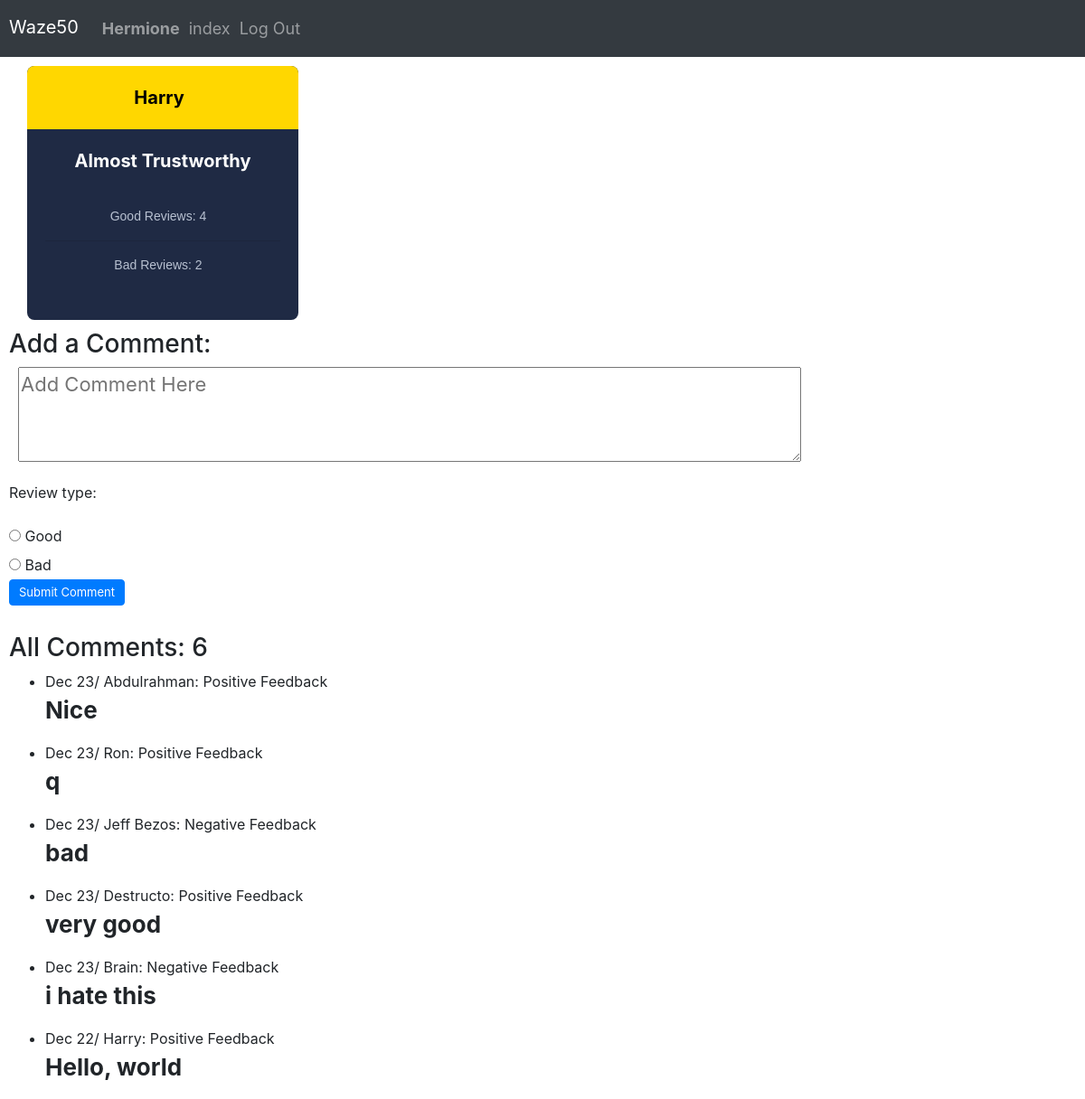
The page /profile/Harry/ (signed in) on the database its author committed.
### Capstone/models.py (models this page shows, shortened)
class User(AbstractUser):
    pass

class Profile(models.Model):
    user = models.OneToOneField(User, on_delete=models.CASCADE)

class Comment(models.Model):
    date = models.DateTimeField(default=datetime.datetime.now)
    comments = models.TextField()
    user = models.ForeignKey(User, on_delete=models.CASCADE)
    profile = models.ForeignKey(Profile, on_delete=models.CASCADE)
    review_type = models.CharField(max_length=10, choices=[('Good', 'Good'), ('Bad', 'Bad')])

### Capstone/views.py (the view)
# urls.py: path("profile/<str:username>/", views.profile_page, name="profile"),
@login_required
def profile_page(request, username):
    try:
        user = User.objects.get(username=username)
        profile = Profile.objects.get(user=user)
    except User.DoesNotExist:
        return JsonResponse({"error": "username not found."}, status=404)
    has_commented = Comment.objects.filter(user=request.user, profile=profile).exists()
    if request.method == "POST":
        if 'submit_comment' in request.POST:
            comment_form = CommentForm(request.POST)
            if comment_form.is_valid():
                comment = comment_form.save(commit=False)
                comment.user = request.user
                comment.profile = profile
                comment.review_type = request.POST.get('review_type')
                comment.save()
                messages.success(request, "Thank you for the review!")
                return HttpResponseRedirect(reverse("profile", args=[username]))
    else:
        if not has_commented:
           comment_form = CommentForm()
        else:
            comment_form = None
    Profile.objects.get_or_create(user=user)
    comment_count = Comment.objects.filter(profile=profile).count()
    good_review_count = Comment.objects.filter(profile=profile, review_type='Good').count()
    bad_reviews_count = Comment.objects.filter(profile=profile, review_type='Bad').count()
    comments = Comment.objects.filter(profile=profile).order_by('-date')
    total_reviews = good_review_count + bad_reviews_count
    if total_reviews > 0:
        good_review_percentage = (good_review_count / total_reviews) * 100
    else:
       good_review_percentage = 0
    return render(request, "Capstone/profile.html", {
        "profile": profile,
        "comment_form": comment_form,
        "comment_count": comment_count,
        "good_review_count": good_review_count,
        'bad_reviews_count': bad_reviews_count,
        "comments": comments,
        "current_user": request.user,
        "good_review_percentage": good_review_percentage,
    })

### Capstone/forms.py
class CommentForm(forms.ModelForm):
    REVIEW_CHOICES = [
        ('Good', 'Good'),
        ('Bad', 'Bad'),
    ]
    review_type = forms.ChoiceField(choices=REVIEW_CHOICES, widget=forms.RadioSelect)
    class Meta:
        model = Comment
        fields = ['comments']
        labels = {
            'comments': '',
            }
        widgets = {
            'comments': forms.Textarea(attrs={'placeholder': 'Add Comment Here',
                                                 'cols': 60, 'rows': 3,
                                                 'style':'font-size: 22px; position: relative; left: 10px;'
                                                 }),
        }

### Capstone/templates/Capstone/profile.html (shortened to what this page needs)
{% extends "Capstone/layout.html" %}
{% load static %}
{% block body %}
<div class="reputation">
    <div class="basic-header">{{ profile.user.username }}</div>
        <div class="review">
            {% if good_review_percentage >= 99 %}
               <p>Perfect Score</p>
            {% elif good_review_percentage >= 80 %}
               <p>Trustworthy</p>
            {% elif good_review_percentage >= 60 %}
               <p>Almost Trustworthy</p>
            {% elif good_review_percentage >= 45 %}
               <p>Mixed</p>
            {% elif good_review_percentage >= 1 %}
               <p>Dont Trust Him</p>
            {% else %}
               <p>No Reviews</p>
            {% endif %}
        </div>
        <ul class="count">
            <li> Good Reviews: {{ good_review_count }}</li>
            <hr>
            <li> Bad Reviews: {{ bad_reviews_count }}</li>
        </ul>
    </div>
</div>
{% if profile.user != current_user %}
    {% if comment_form %}
        <div id="C-form">
            <h3>Add a Comment:</h3>
            <form method="post">
                {{ comment_form.as_p }}
                <button id="submit2" class="btn btn-primary" type="submit"  name="submit_comment">Submit Comment</button>
            </form>
        </div>
    {% else %}
        <h5 id="already">You have already reviewed this person.</h5>
    {% endif %}
{% endif %}
<div id="C-section">
    <h3>All Comments: {{ comment_count }}</h3>
        <ul>
            {% for comment in comments %}
                <li>{{ comment.date|date:"M j" }}/  <span>{{ comment.user }}:
                        {% if comment.review_type == 'Good' %}
                            Positive Feedback
                        {% else %}
                            Negative Feedback
                        {% endif %}
                    </span>
                    <p style="font-weight: bold; font-size: 26px;">{{  comment.comments  }} </p>
                </li>
            {% endfor %}
        </ul>
</div>
{% endblock %}

### Capstone/templates/Capstone/layout.html (shortened to what this page needs)
{% load static %}
<!DOCTYPE html>
<html lang="en">
    <head>
        <link rel="stylesheet" href="https://stackpath.bootstrapcdn.com/bootstrap/4.4.1/css/bootstrap.min.css">
        <link href="{% static 'Capstone/index.css' %}" rel="stylesheet">
        <link href="{% static 'Capstone/LLRR.css' %}" rel="stylesheet">
        <link href="{% static 'Capstone/profile.css' %}" rel="stylesheet">
    </head>
    <body>
        <nav id="navbar" class="navbar-dark bg-dark">
            <ul class="navbar-nav flex-row flex-wrap">
                <a class="navbar-brand brand-size" href="{% url 'index' %}">Waze50</a>
                    {% if user.is_authenticated %}
                        <li class="nav-item">
                            <a class="nav-link" href="{% url 'profile' username=user.username %}"><strong>{{ user.username }}</strong></a>
                        </li>
                    {% endif %}
                        <li class="nav-item">
                            <a class="nav-link" href="{% url 'index' %}">index</a>
                        </li>
                    {% if user.is_authenticated %}
                        <li class="nav-item">
                            <a class="nav-link" href="{% url 'logout' %}">Log Out</a>
                        </li>
                    {% endif %}
            </ul>
        </nav>
        <div class="body">
            {% block body %}
            {% endblock %}
    </body>
</html>

### Capstone/static/capstone/index.css (style rules this page uses)
.btn { padding: 4px 10px; font-size: 13px; }

### Capstone/static/capstone/LLRR.css (style rules this page uses)
#navbar { padding: 10px; font-size: 18px; }
#navbar ul { gap: 10px; }
.brand-size { font-size: 20px; }

### Capstone/static/capstone/profile.css (style rules this page uses)
.reputation { margin-top: 10px; text-align: center; position: relative; overflow: hidden; left: 30px; background-color: #1f2a44; color: #fff; border-radius: 8px; width: 300px; padding: 20px; display: flex; flex-direction: column; }
.basic-header { background-color: #ffd700; color: #000000; font-size: 20px; font-weight: bold; text-align: center; padding: 20px 40px; position: relative; right: 30px; bottom: 20px; width: 120%; }
.review { font-size: 20px; font-weight: bold; color: white; margin-bottom: 20px; }
.reputation ul { list-style: none; margin-bottom: 20px; }
.reputation ul li { position: relative; right: 10px; font-size: 14px; color: #b8c1d1; margin-bottom: 10px; padding-left: 10px; }
.count { list-style: none; padding: 0; }
.count li { margin-bottom: 10px; font-size: 16px; font-family: Arial, Helvetica, sans-serif; }
#C-section, #C-form { margin-top: 10px; position: relative; left: 10px; }
#submit2 { position: relative; bottom: 20px; }

### rows shown on the page
User: username "Hermione"
Profile: user.username "Harry"
Comment: date "Dec 23", user "Abdulrahman", review_type "Positive Feedback", comments "Nice"
Comment: date "Dec 23", user "Ron", review_type "Positive Feedback", comments "q"
Comment: date "Dec 23", user "Jeff Bezos", review_type "Negative Feedback", comments "bad"
Comment: date "Dec 23", user "Destructo", review_type "Positive Feedback", comments "very good"
Comment: date "Dec 23", user "Brain", review_type "Negative Feedback", comments "i hate this"
Comment: date "Dec 22", user "Harry", review_type "Positive Feedback", comments "Hello, world"

### other values the page prints
{{ good_review_count }} "4"
{{ bad_reviews_count }} "2"
{{ comment_count }} "6"
